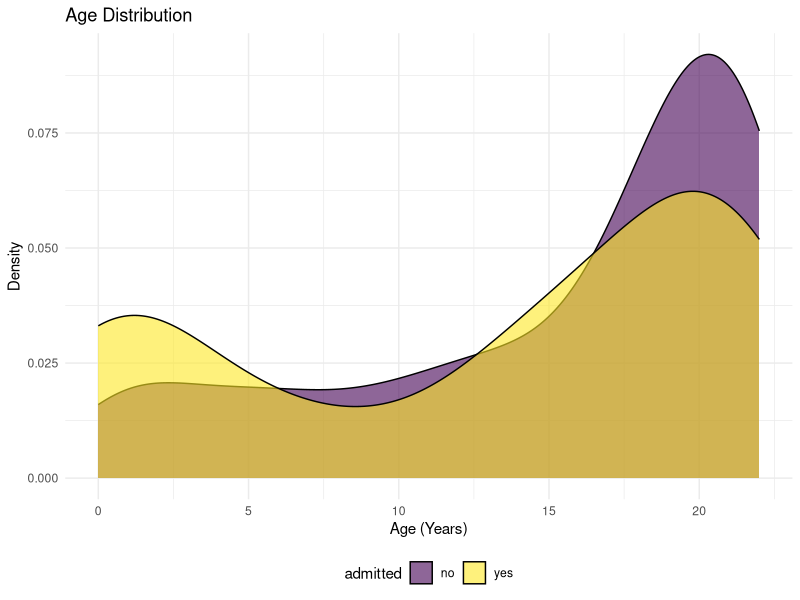

Generate this figure with R:
## ---- chunk 1
library(tidyverse)

knitr::opts_chunk$set(
  fig.width = 6,
  fig.asp = .6,
  out.width = "90%"
)

theme_set(theme_minimal() + theme(legend.position = "bottom"))

options(
  ggplot2.continuous.colour = "viridis",
  ggplot2.continuous.fill = "viridis"
)

scale_colour_discrete = scale_color_viridis_d
scale_fill_discrete = scale_fill_viridis_d

# wordcountaddin::word_count("file_name_whatever_it_is_called")
# wordcountaddin:::text_stats()

## ---- chunk 2
ped_covid =
  read_csv("./data/p8105_final_ped_covid.csv")
## ---- chunk 3
ped_covid %>% 
ggplot(aes(x = age, fill = admitted)) +
  geom_density(alpha = .6) +
  labs(
    title = "Age Distribution",
    x = "Age (Years)",
    y = "Density"
  ) +
  viridis::scale_color_viridis(discrete = TRUE) +
  theme_minimal() +
  theme(legend.position = "bottom")
